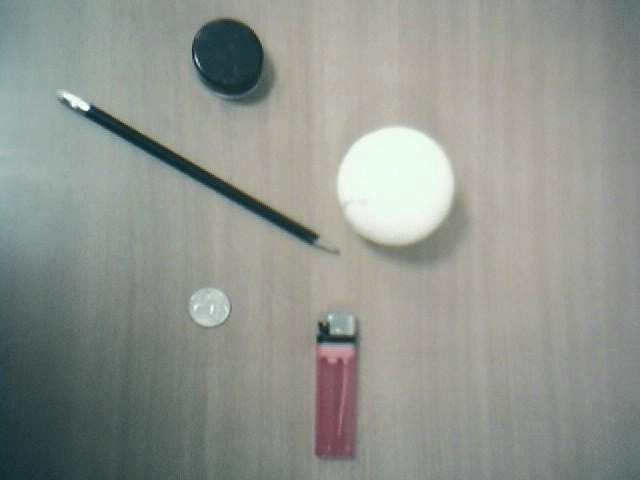
#> input picture basic exercices/stuff.jpg, 640 x 480 px
$ python moments.py   (older library calls are emulated)
#> lines starting #> are read from the running program, lines starting #| are printed output that depends on the picture; after the words box and inside, x2 and y2 are one past the last pixel; in counts of white or black regions, pixels touching at a corner belong together
#> further down, src is the input picture: shape (480, 640, 3); mean B, G, R 143.1, 148.5, 144.4
#https://docs.opencv.org/3.4/d0/d49/tutorial_moments.html
#error?!?!
from __future__ import print_function
from __future__ import division
import cv2 as cv
import numpy as np
import argparse
import random as rng

rng.seed(12345)

def thresh_callback(val):
#> called with val = 100
    threshold = val

    ## [Canny]
    # Detect edges using Canny
    canny_output = cv.Canny(src_gray, threshold, threshold * 2)
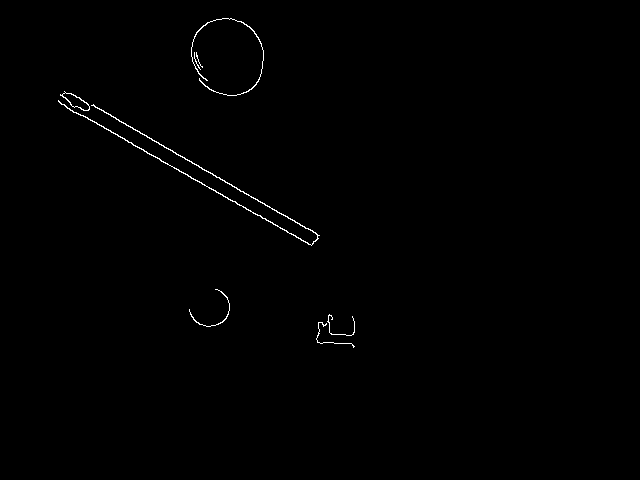
#> canny_output: shape (480, 640); 0.46% white in thin lines or dots, all inside (x1, y1, x2, y2) = (58, 18, 355, 348)
    ## [Canny]

    ## [findContours]
    # Find contours
    _, contours, _ = cv.findContours(canny_output, cv.RETR_TREE, cv.CHAIN_APPROX_SIMPLE)
#> contours = 9 contours, 4 with area under 20; largest, box (x1, y1, x2, y2) and area: (58, 100, 320, 246) 269, (60, 91, 90, 111) 233, (62, 92, 90, 111) 208, (191, 18, 264, 96) 64, (189, 289, 230, 327) 24
    ## [findContours]

    # Get the moments
    mu = [None]*len(contours)
#> mu = 9 items
    for i in range(len(contours)):
        mu[i] = cv.moments(contours[i])
#> this loop made 9 passes

    # Get the mass centers
    mc = [None]*len(contours)
#> mc = 9 items
    for i in range(len(contours)):
        # add 1e-5 to avoid division by zero
        mc[i] = (mu[i]['m10'] / (mu[i]['m00'] + 1e-5), mu[i]['m01'] / (mu[i]['m00'] + 1e-5))
#> after the loop, mc = [(328.2, 331.9), (334.5, 323.5), (213, 312.4), (194.2, 171.4), (75.85, 101.2), (75.91, 101.3), (197.5, 57.67), (197.2, 64.33), (225.3, 57.91)]

    # Draw contours
    ## [zeroMat]
    drawing = np.zeros((canny_output.shape[0], canny_output.shape[1], 3), dtype=np.uint8)
    ## [zeroMat]
    ## [forContour]
    for i in range(len(contours)):
        color = (rng.randint(0,256), rng.randint(0,256), rng.randint(0,256))
        cv.drawContours(drawing, contours, i, color, 2)
        cv.circle(drawing, (int(mc[i][0]), int(mc[i][1])), 4, color, -1)
#> this loop made 9 passes
#> color on passes 1 to 9: (213, 5, 152), (188, 99, 138), (223, 82, 191), (63, 221, 133), (89, 95, 181), (46, 211, 85), (75, 105, 39), (97, 174, 164), (12, 234, 173)
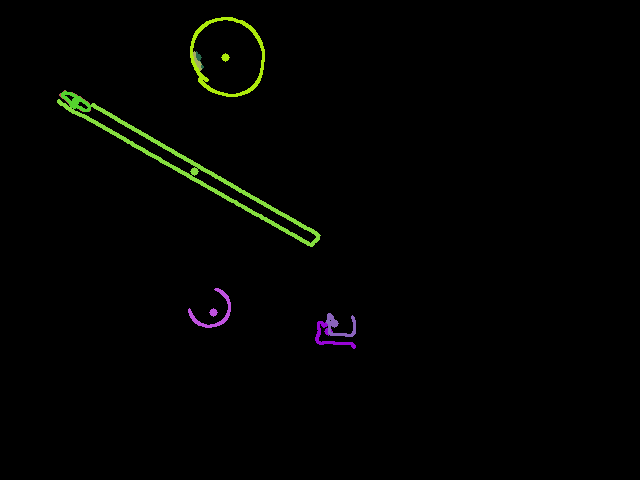
#> drawing: shape (480, 640, 3); mean of channels 0, 1, 2 1.2, 2.9, 2.2; drawn as B, G, R
    ## [forContour]

    ## [showDrawings]
    # Show in a window
    cv.imshow('Contours', drawing)
    ## [showDrawings]

    # Calculate the area with the moments 00 and compare with the result of the OpenCV function
    for i in range(len(contours)):
        print(' * Contour[%d] - Area (M_00) = %.2f - Area OpenCV: %.2f - Length: %.2f' % (i, mu[i]['m00'], cv.contourArea(contours[i]), cv.arcLength(contours[i], True)))

## [setup]
# Load source image
parser = argparse.ArgumentParser(description='Code for Image Moments tutorial.')
parser.add_argument('--input', help='Path to input image.', default='stuff.jpg')
args = parser.parse_args()

src = cv.imread(cv.samples.findFile(args.input))
if src is None:
    print('Could not open or find the image:', args.input)
    exit(0)

# Convert image to gray and blur it
src_gray = cv.cvtColor(src, cv.COLOR_BGR2GRAY)
src_gray = cv.blur(src_gray, (3,3))
## [setup]

## [createWindow]
# Create Window
source_window = 'Source'
cv.namedWindow(source_window)
cv.imshow(source_window, src)
## [createWindow]
## [trackbar]
max_thresh = 255
thresh = 100 # initial threshold
cv.createTrackbar('Canny Thresh:', source_window, thresh, max_thresh, thresh_callback)
thresh_callback(thresh)
## [trackbar]

cv.waitKey()
